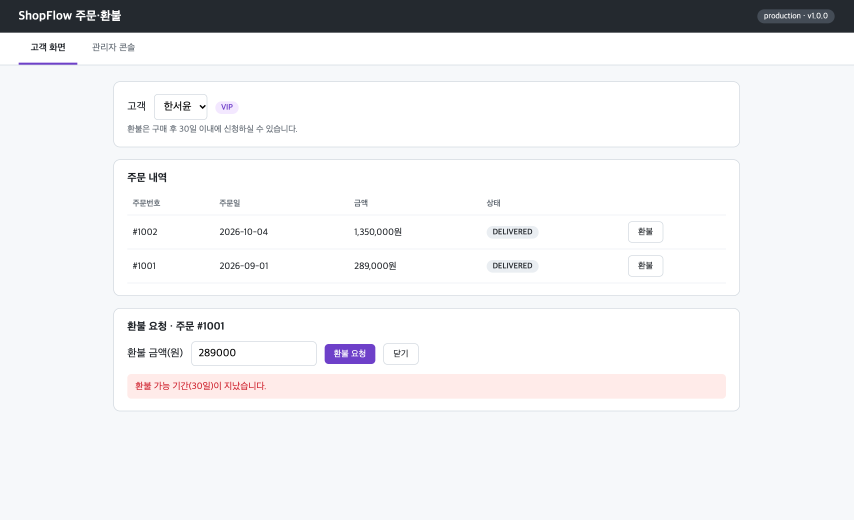
#> input picture production-source/shots/before-customer.png, 2560 x 1560 px, found by its file name (shown at 1/3 size); its folder holds 3 pictures in this run
$ python crop_shots.py ../shots/before-customer.png
#> lines starting #> are read from the running program, lines starting #| are printed output that depends on the picture; pictures that were not available may be replaced by others from this repository, and a replacement may not be noted
#!/usr/bin/env python3
"""Derives the slide/video screenshots from the raw UI captures made by ui_shots.js.

Reads  shots/<lang>/{before,after}-{customer,admin}.png   (2x device scale: customer 2560x1560, admin 2560x1040)
Writes crop-*.png   fixed crops used as the before/after screens at the end of the video and on the result slide
       deck-*-customer.png  the customer view without the 'Orders' card (1908x670; English 1908x761), used on the result slide

Language: DEMO_LANG=en (default) | ko.  Usage: python3 crop_shots.py [--check]  (--check compares with existing files and writes nothing)
"""
import os
import sys
from pathlib import Path

from PIL import Image

SESS = Path(__file__).resolve().parents[1]  # production-source/
LANG = os.environ.get("DEMO_LANG", "en").lower()
SHOTS = SESS / "shots" / ("ko" if LANG == "ko" else "en")

# English labels are longer, so the refund form wraps onto a second row and the result message sits lower: the English crop is taller.
CUSTOMER_H = 1190 if LANG == "en" else 1114
CUSTOMER_BOX = (320, 230, 320 + 1920, 230 + CUSTOMER_H)
ADMIN_BOX = (256, 211, 256 + 2048, 211 + 570)
DECK_X, DECK_W = 6, 1908
DECK_H = 761 if LANG == "en" else 670  # height of the customer montage on the result slide (deck/<lang>/build.js uses the same value)
GAP_BELOW_FIRST, GAP_ABOVE_LAST = 13, 36  # px of background kept around the removed 'Orders' card


def card_blocks(img):
    """Row ranges (start, end) of the white cards, found at a column inside the cards' padding."""
    bg = img.getpixel((2, 2))
    blocks, start = [], None
    for y in range(img.height):
        inside = img.getpixel((300, y)) != bg
        if inside and start is None:
            start = y
        elif not inside and start is not None:
            blocks.append((start, y - 1))
            start = None
    if start is not None:
        blocks.append((start, img.height - 1))
    return [b for b in blocks if b[1] - b[0] > 40]


def deck_customer(crop):
    blocks = card_blocks(crop)
    if len(blocks) < 3:
        raise SystemExit(f"expected 3 cards (customer, orders, refund) in the customer view, found {len(blocks)}: {blocks}")
    first_end, last_start = blocks[0][1], blocks[-1][0]
    top = crop.crop((0, 0, crop.width, first_end + 1 + GAP_BELOW_FIRST))
    bottom = crop.crop((0, last_start - GAP_ABOVE_LAST, crop.width, crop.height))
    out = Image.new("RGB", (crop.width, top.height + bottom.height), crop.getpixel((2, 2)))
    out.paste(top, (0, 0))
    out.paste(bottom, (0, top.height))
    out = out.crop((DECK_X, 0, DECK_X + DECK_W, out.height))
    canvas = Image.new("RGB", (DECK_W, DECK_H), crop.getpixel((2, 2)))
    canvas.paste(out.crop((0, 0, DECK_W, min(DECK_H, out.height))), (0, 0))
    return canvas


def main():
    check = "--check" in sys.argv
    results = {}
    for state in ("before", "after"):
        cust = Image.open(SHOTS / f"{state}-customer.png").convert("RGB")
#> cust is the input picture: PIL image 2560x1560 RGB; mean R, G, B 235.5, 236, 237.6
        admin = Image.open(SHOTS / f"{state}-admin.png").convert("RGB")
        c = cust.crop(CUSTOMER_BOX)
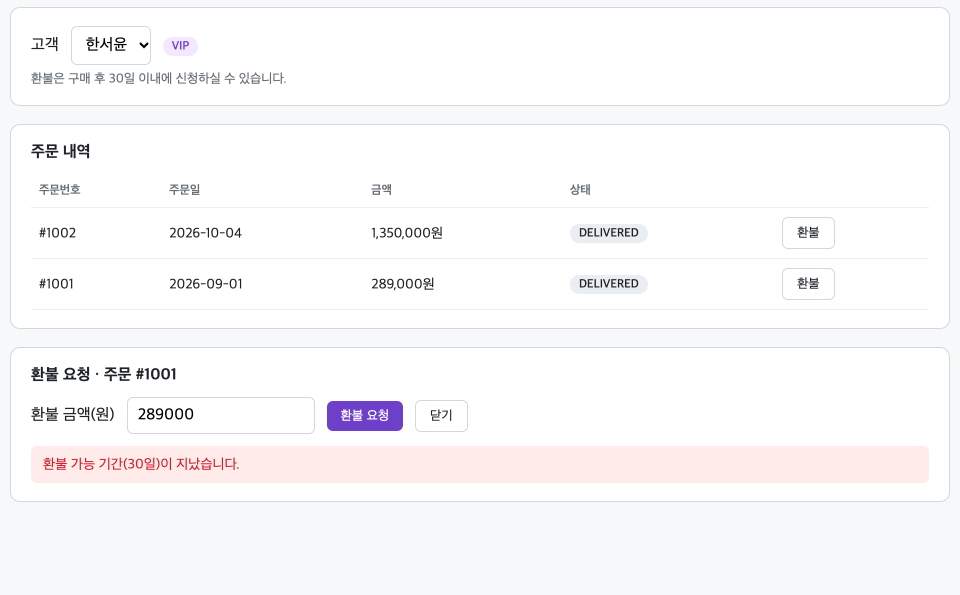
#> c: PIL image 1920x1190 RGB (shown at 1/2 size); mean R, G, B 249.5, 248.7, 249.7
        results[f"crop-{state}-customer.png"] = c
        results[f"crop-{state}-admin.png"] = admin.crop(ADMIN_BOX)
        results[f"deck-{state}-customer.png"] = deck_customer(c)
#> in card_blocks, `bg = img.getpixel((2, 2))`: bg = (246, 248, 250)
#> the loop in card_blocks, `for y in range(img.height):` made 1190 passes
#> inside on passes 1 to 12: False, False, False, False, False, False, False, False, False, False, False, False
#> after the loop in card_blocks, `for y in range(img.height):`: blocks = [(14, 211), (248, 657), (694, 1003)]
#> in deck_customer, `first_end, last_start = blocks[0][1], blocks[-1][0]`: first_end = 211; last_start = 694
#> in deck_customer, `top = crop.crop((0, 0, crop.width, first_end + 1 + GAP_BELOW_FIRST))`:
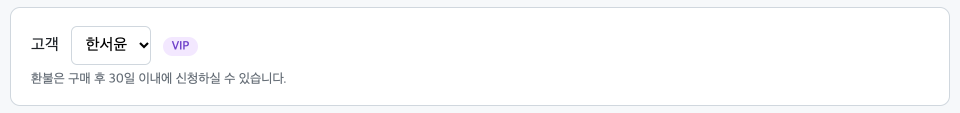
#> top: PIL image 1920x225 RGB (shown at 1/2 size); mean R, G, B 250.7, 251.1, 251.8
#> in deck_customer, `bottom = crop.crop((0, last_start - GAP_ABOVE_LAST, crop.width, crop.h..`:
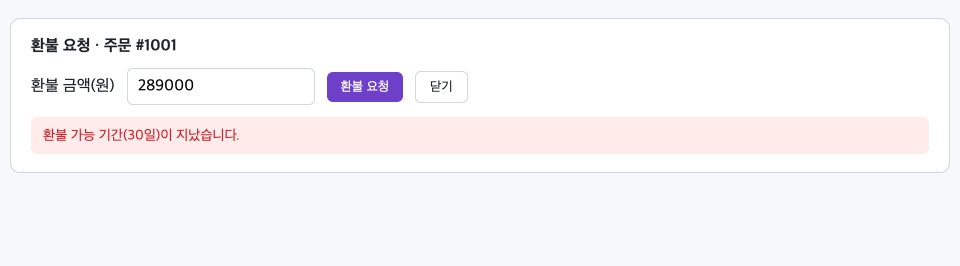
#> bottom: PIL image 1920x532 RGB (shown at 1/2 size); mean R, G, B 248.1, 245.7, 247.5
#> in deck_customer, `out.paste(top, (0, 0))`:
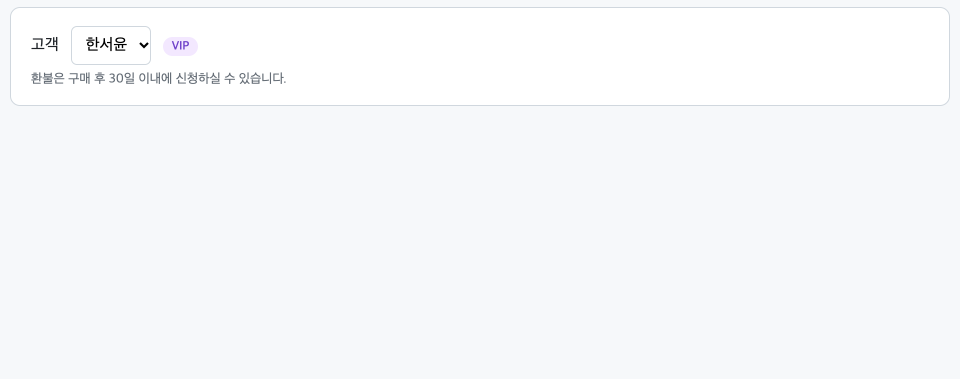
#> out: PIL image 1920x757 RGB (shown at 1/2 size); mean R, G, B 247.4, 248.9, 250.5
#> in deck_customer, `out = out.crop((DECK_X, 0, DECK_X + DECK_W, out.height))`:
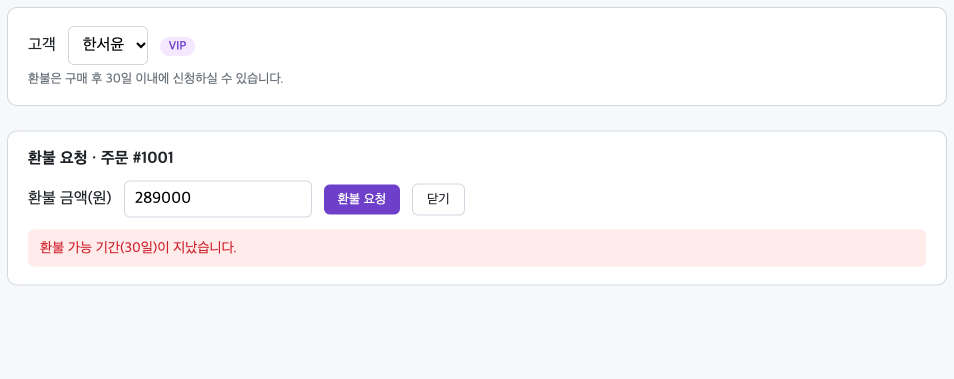
#> out: PIL image 1908x757 RGB (shown at 1/2 size); mean R, G, B 248.9, 247.3, 248.8
#> in deck_customer, `canvas.paste(out.crop((0, 0, DECK_W, min(DECK_H, out.height))), (0, 0))`:
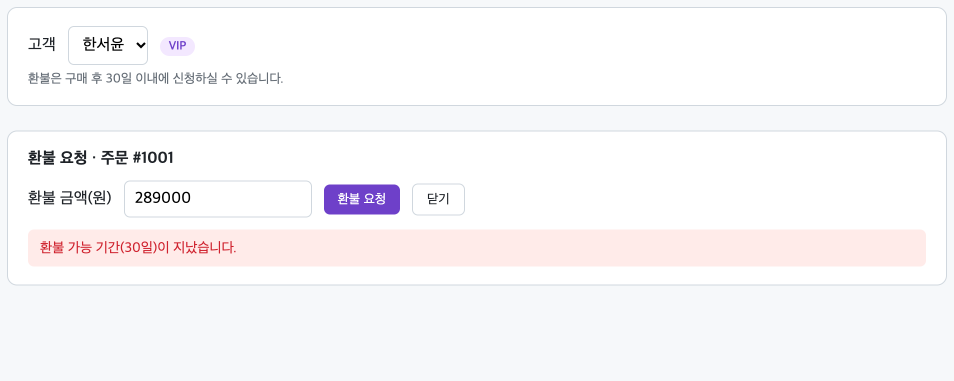
#> canvas: PIL image 1908x761 RGB (shown at 1/2 size); mean R, G, B 248.9, 247.3, 248.8
#> pass 2 of the loop in main, `for state in ("before", "after"):`:
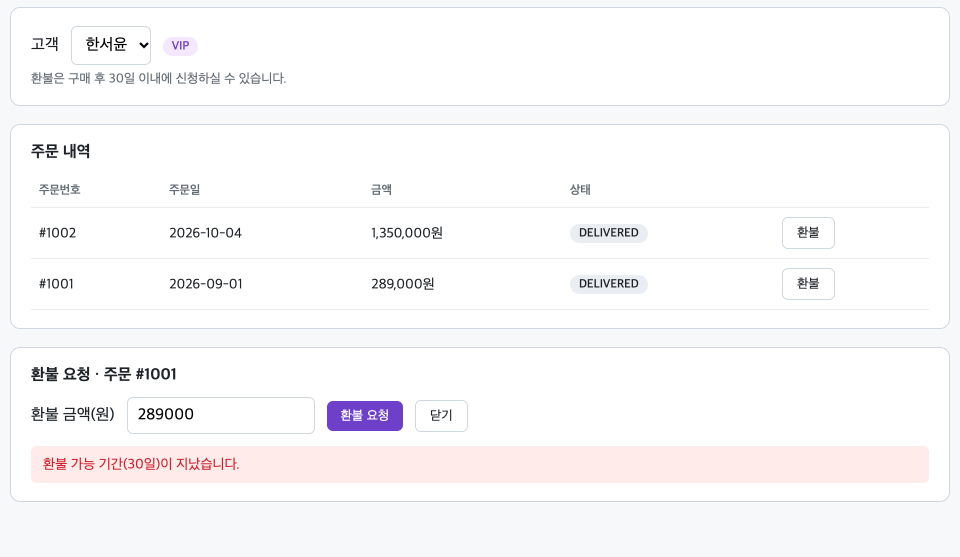
#> input picture production-source/shots/crop-before-customer.png, 1920 x 1114 px, given in place of after-customer.png, which was not available (shown at 1/2 size)
#> in main, cust is the input picture: PIL image 1920x1114 RGB; mean R, G, B 249.7, 248.7, 249.7
#> in main, `c = cust.crop(CUSTOMER_BOX)`:
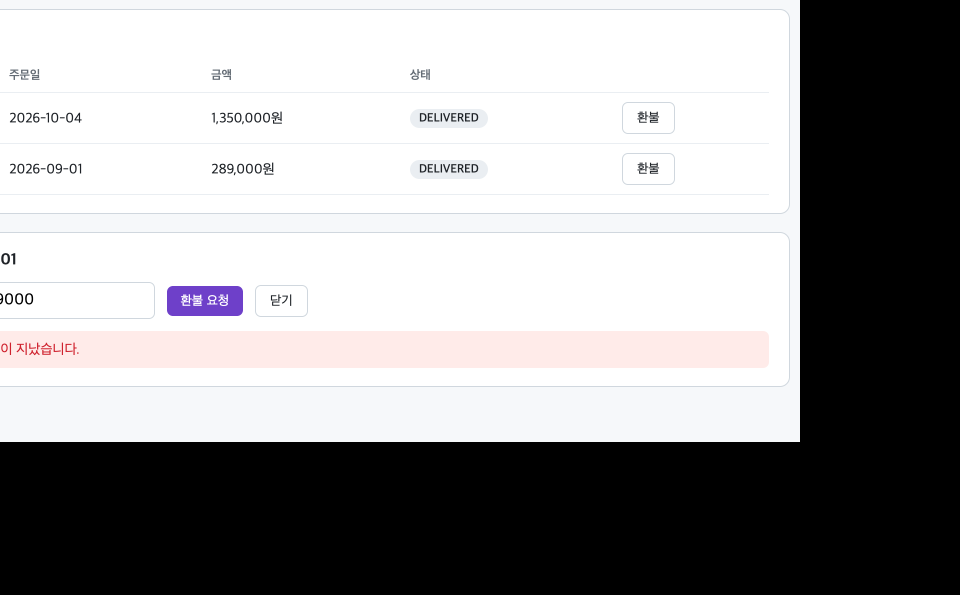
#> c: PIL image 1920x1190 RGB (shown at 1/2 size); mean R, G, B 154.9, 154, 154.8
#> the loop in card_blocks (call 2), `for y in range(img.height):` made 1190 passes
#> top: PIL image 1920x441 RGB
#> bottom: PIL image 1920x342 RGB
    bad = 0
    for name, im in results.items():
        target = SHOTS / name
        if check:
            same = target.exists() and Image.open(target).convert("RGB").tobytes() == im.tobytes() and Image.open(target).size == im.size
            print(("same     " if same else "DIFFERENT"), name, im.size)
            bad += 0 if same else 1
        else:
            im.save(target)
            print("wrote", target.relative_to(SESS), im.size)
#| wrote shots/en/crop-before-customer.png (1920, 1190)
#> pass 2 of the loop in main, `for name, im in results.items():`:
#> in main, `im.save(target)`:
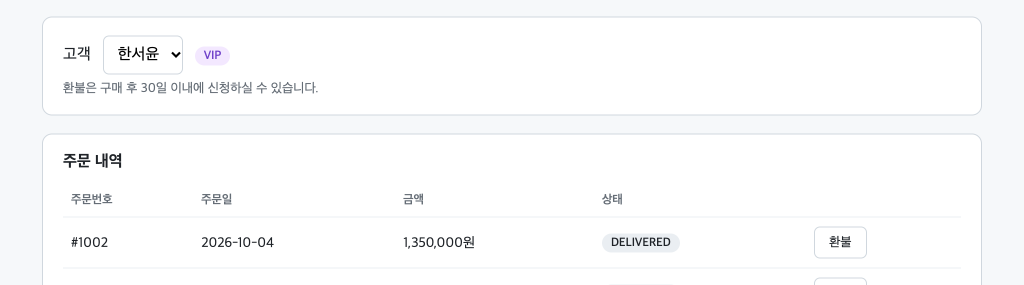
#> saved as crop-before-admin.png: PIL image 2048x570 RGB (shown at 1/2 size); mean R, G, B 250.5, 251.1, 251.7
#| wrote shots/en/crop-before-admin.png (2048, 570)
    sys.exit(1 if bad else 0)
#> (the program exits here)
